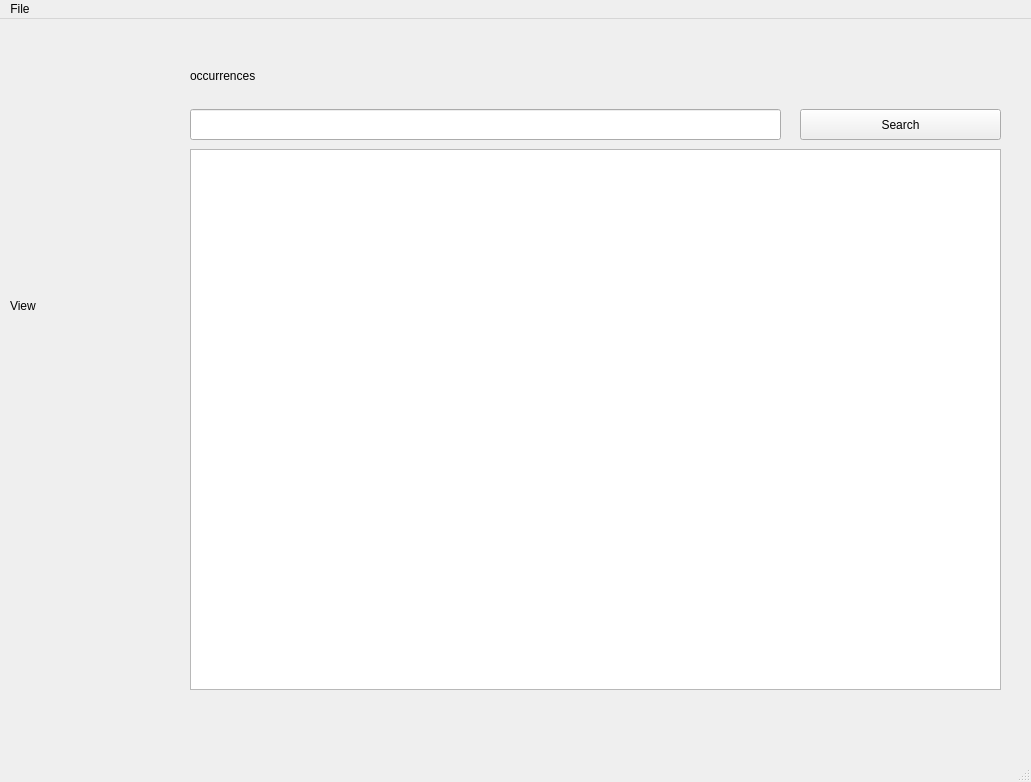
<?xml version="1.0" encoding="UTF-8"?>
<ui version="4.0">
 <class>MainWindow</class>
 <widget class="QMainWindow" name="MainWindow">
  <property name="geometry">
   <rect>
    <x>0</x>
    <y>0</y>
    <width>1031</width>
    <height>782</height>
   </rect>
  </property>
  <property name="windowTitle">
   <string>MainWindow</string>
  </property>
  <widget class="QWidget" name="centralwidget">
   <widget class="QPushButton" name="pushButton">
    <property name="geometry">
     <rect>
      <x>800</x>
      <y>90</y>
      <width>201</width>
      <height>31</height>
     </rect>
    </property>
    <property name="text">
     <string>Search</string>
    </property>
   </widget>
   <widget class="QLabel" name="lblthumbnail">
    <property name="geometry">
     <rect>
      <x>10</x>
      <y>240</y>
      <width>166</width>
      <height>94</height>
     </rect>
    </property>
    <property name="text">
     <string>View</string>
    </property>
    <property name="scaledContents">
     <bool>true</bool>
    </property>
   </widget>
   <widget class="QTableWidget" name="tbl">
    <property name="geometry">
     <rect>
      <x>190</x>
      <y>130</y>
      <width>811</width>
      <height>541</height>
     </rect>
    </property>
   </widget>
   <widget class="QLabel" name="lblOccurrences">
    <property name="geometry">
     <rect>
      <x>190</x>
      <y>47</y>
      <width>101</width>
      <height>20</height>
     </rect>
    </property>
    <property name="text">
     <string>occurrences</string>
    </property>
   </widget>
   <widget class="QLineEdit" name="lineEdit">
    <property name="geometry">
     <rect>
      <x>190</x>
      <y>90</y>
      <width>591</width>
      <height>31</height>
     </rect>
    </property>
   </widget>
  </widget>
  <widget class="QMenuBar" name="menubar">
   <property name="geometry">
    <rect>
     <x>0</x>
     <y>0</y>
     <width>1031</width>
     <height>22</height>
    </rect>
   </property>
   <widget class="QMenu" name="menuFile">
    <property name="title">
     <string>File</string>
    </property>
    <addaction name="actionImport"/>
   </widget>
   <addaction name="menuFile"/>
  </widget>
  <widget class="QStatusBar" name="statusbar"/>
  <action name="actionImport">
   <property name="text">
    <string>Import</string>
   </property>
  </action>
 </widget>
 <resources/>
 <connections/>
</ui>
